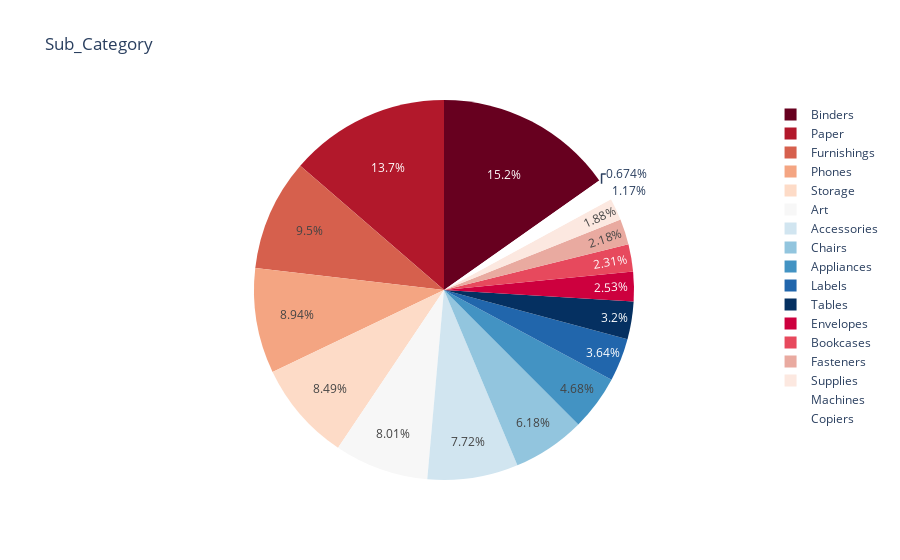

Notebook source saved alongside this figure:
### Code cell
fig = px.pie(df, values=np.ones(9799), names='Sub_Category', title='Sub_Category',color_discrete_sequence=px.colors.sequential.RdBu)
fig.show()

### Figure 1 — Plotly figure (JSON) as saved in the notebook; plotly's stock layout.template omitted (floating-point values rounded to 4 significant figures; data arrays with more than 128 entries replaced by an {"elided": "..."} marker saying what was removed)
{"data": [{"domain": {"x": [0, 1], "y": [0, 1]}, "hovertemplate": "Sub_Category=%{label}<br>value=%{value}<extra></extra>", "labels": {"elided": "9799 str values"}, "legendgroup": "", "name": "", "showlegend": true, "type": "pie", "values": {"elided": "9799 int values"}}], "layout": {"legend": {"tracegroupgap": 0}, "piecolorway": ["rgb(103,0,31)", "rgb(178,24,43)", "rgb(214,96,77)", "rgb(244,165,130)", "rgb(253,219,199)", "rgb(247,247,247)", "rgb(209,229,240)", "rgb(146,197,222)", "rgb(67,147,195)", "rgb(33,102,172)", "rgb(5,48,97)"], "title": {"text": "Sub_Category"}}}
